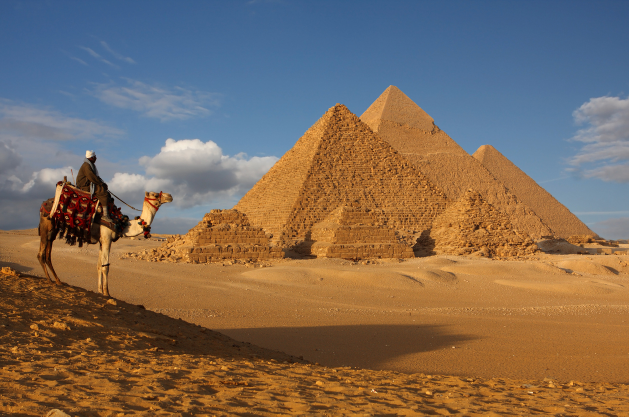
#> input picture input.jpg, 1258 x 833 px (shown at 1/2 size)
$ jupyter execute --allow-errors 'Hümeyraacar.ipynb'
#> lines starting #> are read from the running program, lines starting #| are printed output that depends on the picture; after the words box and inside, x2 and y2 are one past the last pixel; in counts of white or black regions, pixels touching at a corner belong together
# Web Editörleri Ara Sınav Uygulaması

### Talimatlar:
* <font color=red>Bilgisayarın Görmesi (Computer Vision)</font> ile ilgili OpenCV kütüphanesinin kullanımını anlatan bir uygulama kılavuzu hazırlayınız.
* Klavuzda yer alan başlık ve içerik yapısı aşağıdaki gibi olacaktır.
* Dosyayı hazırladıktan sonra Github üzerinde bir hesap açıp, bu dosyayı oraya yükleyip, web adresini bu hücrece verilen yere yazınız.
* Bu dosyayı ayrıca DBS üzerinde açılan sınav ödevi etkinliğine yükleyiniz.
* Bu dosyayı hazırladıktan sonra DBS'ye yüklerken mutlaka dosya adını değiştirerek Kendi Adınızı yazınız. Github'a yüklerken dosya adını konu başlığı ile değiştiriniz.

### Öğrenci Bilgileri

Öğrenci bilgilerini yazmak için <u>buraya</u> çift tıklayınız.
* Adı Soyadı:Hümeyra ACAR
* Öğrenci No:213302007
* Dosyanın Github adresi: https://github.com/humeyra-acr
<br><br><b>Bu hücreyi, hazırladığınız dosyayı Github'a yüklemeden önce siliniz.</b>

# Computer Vision

Computer vision, bilgisayarların görme yeteneğini simüle etmeye çalışan ve dijital görüntüler üzerinde işlemler gerçekleştiren bir alanı ifade eder. Bu alan, bilgisayarların kameralardan veya diğer görüntüleme cihazlarından aldıkları görüntü verilerini anlamaları, yorumlamaları ve işlemeleriyle ilgilidir. Temel olarak, bilgisayarlarla görme sistemi arasındaki etkileşimi inceleyen bir disiplindir.

Computer vision, birçok farklı uygulama alanında kullanılmaktadır. Bunlar arasında otomotiv endüstrisi (örneğin, sürücüsüz araçlar için çevre algılama), tıp (örneğin, tarama ve teşhis için görüntü işleme), güvenlik (örneğin, yüz tanıma sistemleri), tarım (örneğin, bitki hastalıklarının tespiti) ve sanayi (örneğin, kalite kontrolü) bulunmaktadır.

Bu alandaki temel görevler arasında nesne algılama, nesne tanıma, yüz tanıma, hareket analizi, stereo görüş ve derin öğrenme gibi konular yer alır. Computer vision, genellikle dijital görüntülerin işlenmesi ve analiz edilmesi için kullanılan algoritmalar, teknikler ve araçlar geliştirmek üzerine odaklanır.

Gelişen teknolojiyle birlikte, computer vision alanı sürekli olarak genişlemekte ve yeni uygulama alanları bulmaktadır. Bu nedenle, bilgisayar görüşü alanındaki araştırma ve geliştirme çalışmaları son derece önemlidir ve gelecekte daha da önem kazanması beklenmektedir.

### OpenCv Kütüphanesi Kullanımı
OpenCv kütüphanesi kullanarak aşağıdaki işlemler yapılabilir:

1Görüntü İşleme:
-Görüntü okuma, yazma ve görüntü formatlarını dönüştürme.
-Görüntü üzerinde filtre uygulama (örneğin, bulanıklaştırma, keskinleştirme, kenar tespiti).
-Renk uzayı dönüşümleri (RGB, HSV, Grayscale).
-Histogram eşitleme ve renk düzeltme işlemleri.

2-Nesne Algılama ve Tanıma:
-Yüz, göz, insanlar, araçlar gibi nesneleri algılama.
-Nesneleri tanıma ve sınıflandırma (örneğin, derin öğrenme modelleri kullanarak).

3-Görüntü Yakalama ve Video İşleme:
-Kamera veya video dosyasından görüntü yakalama.
-Video akışı üzerinde işlemler yapma (örneğin, nesne izleme, hareket algılama).

4-Videoyu çerçevelere ayırma ve işleme.
-Görüntü Analizi ve Önişleme:
-Görüntüdeki özellikleri (örneğin, kenarlar, köşeler) algılama ve çıkarma.
-Görüntü eşleme ve benzerlik bulma.
-Gürültüyü azaltma ve görüntü iyileştirme.

5-Görüntü Segmentasyonu:
-Görüntüyü farklı bölümlere ayırma (örneğin, nesne ayırma, arka plan çıkarımı).
-Görüntüdeki nesneleri bölümlere ayırma (örneğin, renk tabanlı segmentasyon).

6-Öznitelik Çıkarımı ve Desen Tanıma:
-Görüntüden öznitelikler çıkarma (örneğin, HOG, LBP gibi).
-Makine öğrenimi modelleri kullanarak görüntü sınıflandırma ve tanıma.

7-3D Görüntü İşleme:
-Stereo görüntülerden derinlik haritası oluşturma.
-3B nesneleri algılama ve konumlandırma.

8-Hedef Takibi:
Hareketli nesneleri izleme ve takip etme.

### 0- Kütüphanenin kurulumu

[cell 1]
import cv2
import numpy as np

[cell 2]
# Görüntüyü yükleme
image = cv2.imread('input.jpg')
#> image is the input picture: shape (833, 1258, 3); mean B, G, R 91.8, 107.5, 125.9
# Görüntüyü gösterme
cv2.imshow('Image', image)
cv2.waitKey(0)
cv2.destroyAllWindows()

### 2-

### 3- (İhtiyaç duyduğunuz kadar bu başlıktan çoğaltarak aşağıya konu anlatımına devam ediniz.)

[cell 3]
# Görüntüyü siyah beyaz yapma
gray_image = cv2.cvtColor(image, cv2.COLOR_BGR2GRAY)
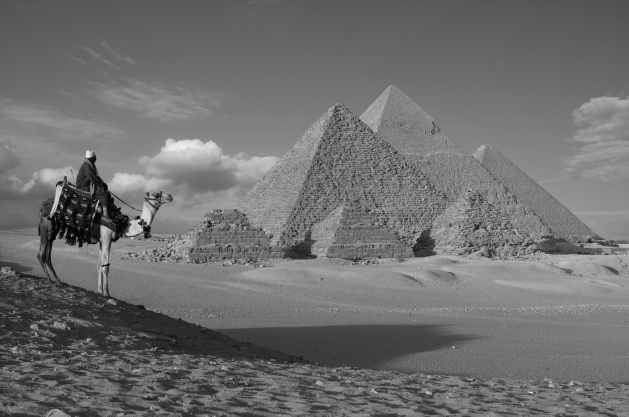
#> gray_image: shape (833, 1258) (shown at 1/2 size); min 0, max 250, mean 111.2

# Siyah beyaz görüntüyü gösterme
cv2.imshow('Grayscale Image', gray_image)
cv2.waitKey(0)
cv2.destroyAllWindows()

[cell 4]
import cv2

# Görüntüyü yükleme
image = cv2.imread('input.jpg')

# Görüntüyü kesme
cropped_image = image[:1000, -300:]
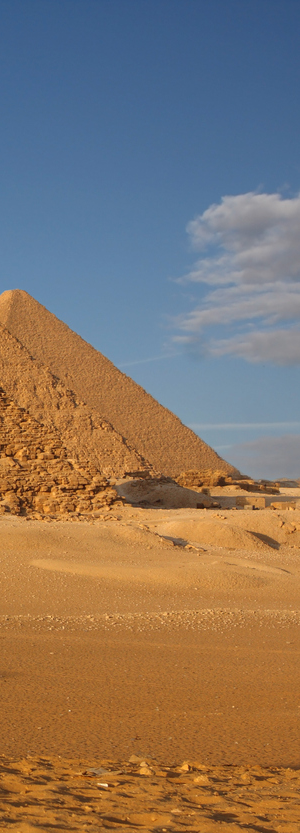
#> cropped_image: shape (833, 300, 3); mean B, G, R 102, 117.4, 135

# Kesilmiş görüntüyü gösterme
cv2.imshow('Cropped Image', cropped_image)
cv2.waitKey(0)
cv2.destroyAllWindows()

[cell 5]
import cv2

# Görüntüyü yükleme
image = cv2.imread('input.jpg')

# Görüntüyü döndürme
rotated_image = cv2.rotate(image, cv2.ROTATE_90_CLOCKWISE)
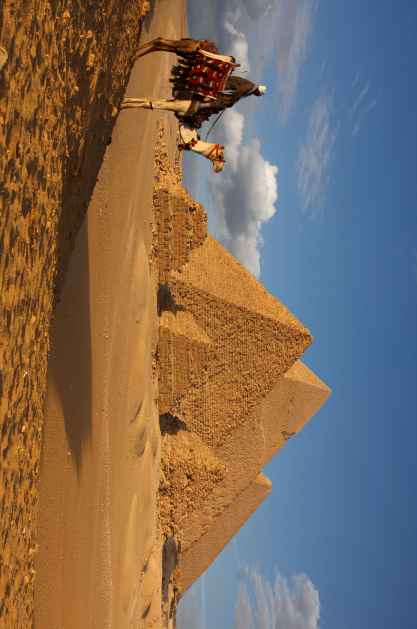
#> rotated_image: shape (1258, 833, 3) (shown at 1/2 size); mean B, G, R 91.8, 107.5, 125.9

# Döndürülmüş görüntüyü gösterme
cv2.imshow('Rotated Image', rotated_image)
cv2.waitKey(0)
cv2.destroyAllWindows()

[cell 6]
import cv2

# Görüntüyü yükleme
image = cv2.imread('input.jpg')

# Görüntüyü Gaussian bulanıklığı uygulama
blurred_image = cv2.GaussianBlur(image, (11, 11), 0)

# Bulanıklaştırılmış görüntüyü gösterme
cv2.imshow('Blurred Image', blurred_image)
cv2.waitKey(0)
cv2.destroyAllWindows()

[cell 7]
import cv2

# Görüntüyü yükleme
image = cv2.imread('input.jpg')

# Görüntüyü yeniden boyutlandırma
resized_image = cv2.resize(image, None, fx=0.5, fy=0.5)
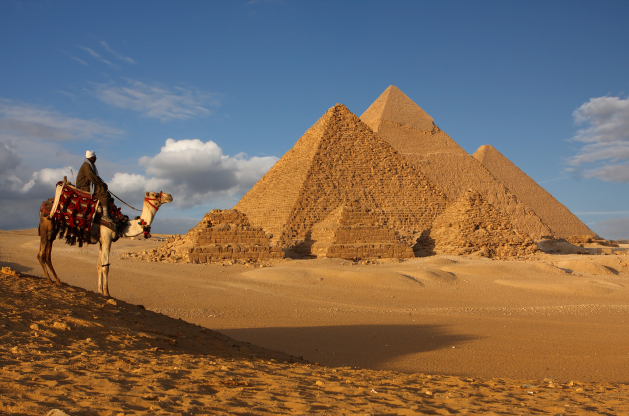
#> resized_image: shape (416, 629, 3); mean B, G, R 92, 107.6, 126

# Yeniden boyutlandırılmış görüntüyü gösterme
cv2.imshow('Resized Image', resized_image)
cv2.waitKey(0)
cv2.destroyAllWindows()

[cell 8]
import cv2

# Yüz tanıma için önceden eğitilmiş modelin yüklenmesi
face_cascade = cv2.CascadeClassifier(cv2.data.haarcascades + 'haarcascade_frontalface_default.xml')

# Görüntüyü yükleme
image = cv2.imread('input.jpg')

# Gri tonlamalı görüntü oluşturma
gray_image = cv2.cvtColor(image, cv2.COLOR_BGR2GRAY)

# Yüzleri algılama
faces = face_cascade.detectMultiScale(gray_image, scaleFactor=1.1, minNeighbors=5, minSize=(30, 30))
#> faces = ()

# Algılanan yüzleri çerçeve içine alma
for (x, y, w, h) in faces:
    cv2.rectangle(image, (x, y), (x+w, y+h), (255, 0, 0), 2)
#> this loop made 0 passes

# Sonuçları gösterme
cv2.imshow('Face Detection', image)
cv2.waitKey(0)
cv2.destroyAllWindows()

[cell 9]
import cv2

# Görüntüyü yükleme
image = cv2.imread('input.jpg')

# Kenar tespiti işlemi
edges = cv2.Canny(image, 100, 200)
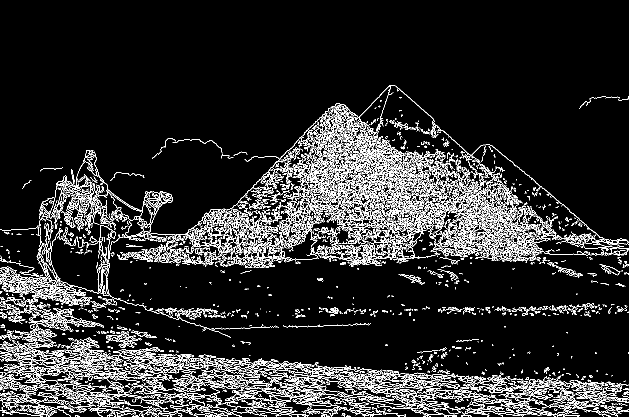
#> edges: shape (833, 1258) (shown at 1/2 size); 10.4% white in thin lines or dots, all inside (x1, y1, x2, y2) = (0, 170, 1258, 833)

# Kenarları gösterme
cv2.imshow('Edges', edges)
cv2.waitKey(0)
cv2.destroyAllWindows()

[cell 10]
import cv2

# Görüntüyü yükleme
image = cv2.imread('input.jpg')

# Görüntüyü döndürme (örneğin, saat yönünde 90 derece)
rotated_image = cv2.rotate(image, cv2.ROTATE_90_CLOCKWISE)

# Döndürülmüş görüntüyü gösterme
cv2.imshow('Rotated Image', rotated_image)
cv2.waitKey(0)
cv2.destroyAllWindows()

[cell 11]
import cv2
import numpy as np

# Görüntüyü yükleme
image = cv2.imread('input.jpg')

# RGB'den HSV'ye dönüşüm
hsv_image = cv2.cvtColor(image, cv2.COLOR_BGR2HSV)
#> hsv_image: shape (833, 1258, 3); mean H, S, V 52, 145.9, 151.9

[cell 12]
import cv2

# Görüntüyü yükleme
image = cv2.imread('input.jpg')

# Bulanıklaştırma filtresi uygulama
blurred_image = cv2.GaussianBlur(image, (5, 5), 0)

# Kenarları vurgulama filtresi uygulama
edges = cv2.Canny(image, 100, 200)
